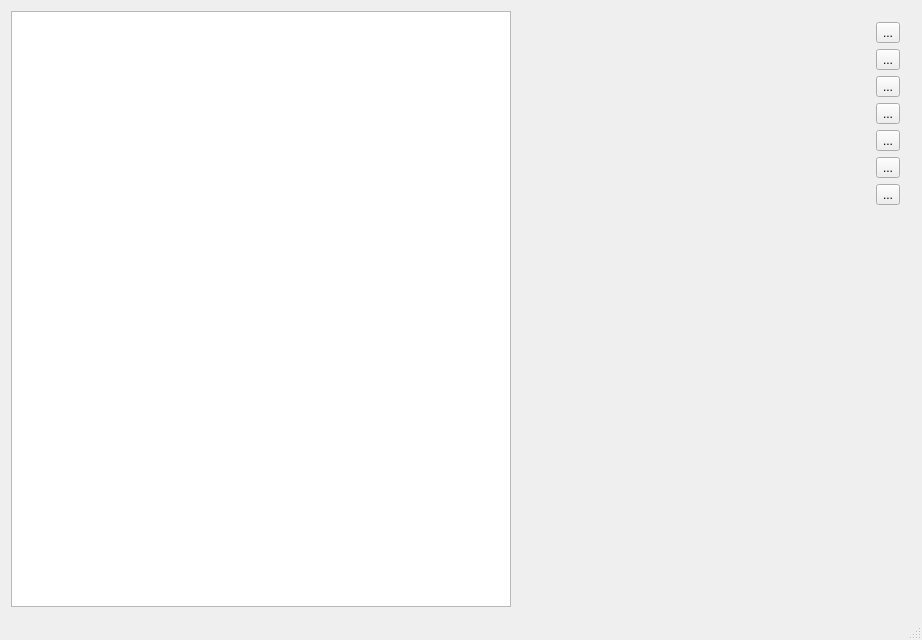
<?xml version="1.0" encoding="UTF-8"?>
<ui version="4.0">
 <class>MainWindow</class>
 <widget class="QMainWindow" name="MainWindow">
  <property name="geometry">
   <rect>
    <x>0</x>
    <y>0</y>
    <width>922</width>
    <height>640</height>
   </rect>
  </property>
  <property name="minimumSize">
   <size>
    <width>0</width>
    <height>640</height>
   </size>
  </property>
  <property name="windowTitle">
   <string>MainWindow</string>
  </property>
  <widget class="QWidget" name="centralWidget">
   <property name="layoutDirection">
    <enum>Qt::LeftToRight</enum>
   </property>
   <layout class="QGridLayout" name="gridLayout">
    <item row="0" column="1">
     <widget class="QWidget" name="wdgImg" native="true">
      <property name="sizePolicy">
       <sizepolicy hsizetype="Expanding" vsizetype="Expanding">
        <horstretch>0</horstretch>
        <verstretch>0</verstretch>
       </sizepolicy>
      </property>
      <property name="minimumSize">
       <size>
        <width>0</width>
        <height>0</height>
       </size>
      </property>
     </widget>
    </item>
    <item row="0" column="0">
     <widget class="QTreeWidget" name="wdgFrameTree">
      <property name="sizePolicy">
       <sizepolicy hsizetype="Expanding" vsizetype="MinimumExpanding">
        <horstretch>0</horstretch>
        <verstretch>0</verstretch>
       </sizepolicy>
      </property>
      <property name="minimumSize">
       <size>
        <width>500</width>
        <height>0</height>
       </size>
      </property>
      <property name="maximumSize">
       <size>
        <width>500</width>
        <height>16777215</height>
       </size>
      </property>
      <property name="autoFillBackground">
       <bool>false</bool>
      </property>
      <property name="editTriggers">
       <set>QAbstractItemView::NoEditTriggers</set>
      </property>
      <property name="rootIsDecorated">
       <bool>false</bool>
      </property>
      <attribute name="headerVisible">
       <bool>false</bool>
      </attribute>
      <column>
       <property name="text">
        <string notr="true">1</string>
       </property>
      </column>
     </widget>
    </item>
    <item row="0" column="2">
     <widget class="QFrame" name="frame_toolbar">
      <layout class="QGridLayout" name="gridLayout_2">
       <item row="0" column="0">
        <widget class="QToolButton" name="toolbutton_zoom_original">
         <property name="toolTip">
          <string>1:1 Zoom</string>
         </property>
         <property name="text">
          <string>...</string>
         </property>
         <property name="icon">
          <iconset theme="zoom-original"/>
         </property>
        </widget>
       </item>
       <item row="7" column="0">
        <spacer name="verticalSpacer">
         <property name="orientation">
          <enum>Qt::Vertical</enum>
         </property>
         <property name="sizeHint" stdset="0">
          <size>
           <width>20</width>
           <height>40</height>
          </size>
         </property>
        </spacer>
       </item>
       <item row="1" column="0">
        <widget class="QToolButton" name="toolbutton_zoom_full">
         <property name="toolTip">
          <string>Zoom volles Bild</string>
         </property>
         <property name="text">
          <string>...</string>
         </property>
         <property name="icon">
          <iconset theme="zoom-fit-best"/>
         </property>
        </widget>
       </item>
       <item row="2" column="0">
        <widget class="QToolButton" name="toolbutton_zoom_in">
         <property name="toolTip">
          <string>Reinzoomen</string>
         </property>
         <property name="text">
          <string>...</string>
         </property>
         <property name="icon">
          <iconset theme="zoom-in"/>
         </property>
        </widget>
       </item>
       <item row="3" column="0">
        <widget class="QToolButton" name="toolbutton_zoom_out">
         <property name="toolTip">
          <string>Rauszoomen</string>
         </property>
         <property name="text">
          <string>...</string>
         </property>
         <property name="icon">
          <iconset theme="zoom-out"/>
         </property>
        </widget>
       </item>
       <item row="5" column="0">
        <widget class="QToolButton" name="toolbutton_toggle_marks">
         <property name="toolTip">
          <string>Markierungen ein-/ausblenden</string>
         </property>
         <property name="text">
          <string>...</string>
         </property>
         <property name="icon">
          <iconset theme="help-faq"/>
         </property>
         <property name="checkable">
          <bool>true</bool>
         </property>
         <property name="checked">
          <bool>false</bool>
         </property>
        </widget>
       </item>
       <item row="4" column="0">
        <widget class="QToolButton" name="toolbutton_map_view">
         <property name="toolTip">
          <string>Kartenansicht</string>
         </property>
         <property name="text">
          <string>...</string>
         </property>
         <property name="icon">
          <iconset theme="applications-internet"/>
         </property>
         <property name="checkable">
          <bool>true</bool>
         </property>
        </widget>
       </item>
       <item row="6" column="0">
        <widget class="QToolButton" name="toolbutton_take_measurement">
         <property name="toolTip">
          <string>Messung durchführen</string>
         </property>
         <property name="text">
          <string>...</string>
         </property>
         <property name="icon">
          <iconset theme="applications-system"/>
         </property>
        </widget>
       </item>
      </layout>
     </widget>
    </item>
   </layout>
  </widget>
  <widget class="QStatusBar" name="statusBar"/>
  <action name="action1_1_Zoom">
   <property name="text">
    <string>1:1 Zoom</string>
   </property>
  </action>
  <action name="actionMessung">
   <property name="text">
    <string>Messung</string>
   </property>
  </action>
  <action name="actionKarte">
   <property name="checkable">
    <bool>true</bool>
   </property>
   <property name="text">
    <string>Karte</string>
   </property>
  </action>
  <action name="actionMarkierungen">
   <property name="checkable">
    <bool>true</bool>
   </property>
   <property name="text">
    <string>Markierungen</string>
   </property>
  </action>
 </widget>
 <layoutdefault spacing="6" margin="11"/>
 <resources/>
 <connections/>
</ui>
